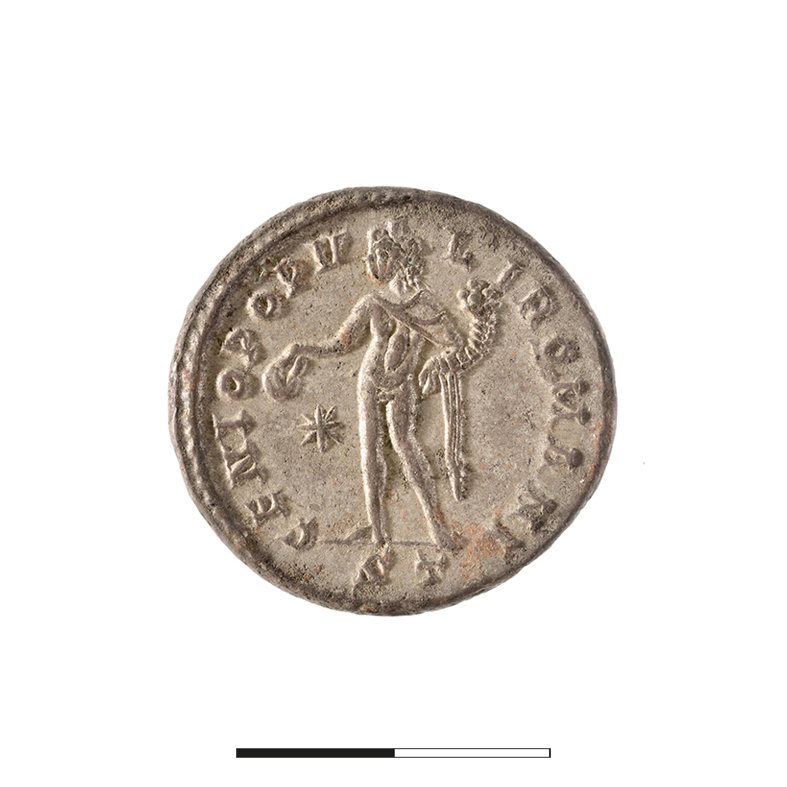
#> input picture data/dataTest1/11621 Revers.jpg, 787 x 787 px
$ jupyter execute preprocessing.ipynb
#> lines starting #> are read from the running program, lines starting #| are printed output that depends on the picture
### Animation montrant les différents paramètres pour le pré traitement

[cell 1]
from ipywidgets import interact_manual
import cv2 as cv
from pathlib import Path
import matplotlib.pyplot as plt

[cell 2]
path1 = Path("data/dataTest1/11621 Revers.jpg")
img1 = cv.imread(str(path1),cv.IMREAD_GRAYSCALE) # queryImage
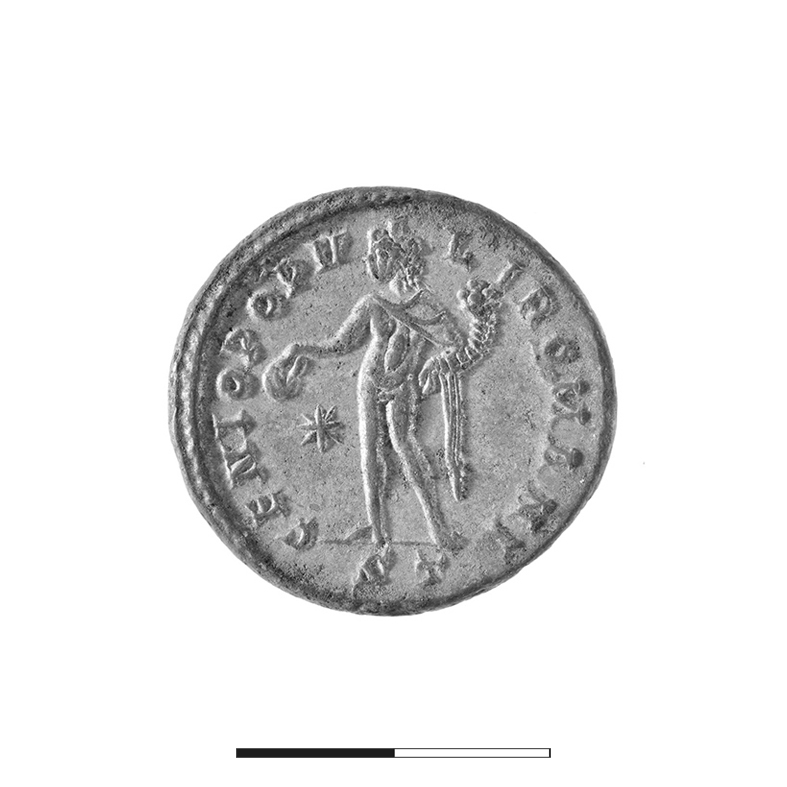
#> img1: shape (787, 787); min 3, max 255, mean 226.5
#> the sliders are set to clipLimit = 5.0, titleGridSize = 10, h = 25.0

[cell 3]
def showParam(clipLimit = 2,titleGridSize = 5,h=1):
#> called with clipLimit = 5, titleGridSize = 10, h = 25
    plt.figure(figsize=(10,10))

    # create a CLAHE object (Arguments are optional).
    clahe = cv.createCLAHE(clipLimit=clipLimit, tileGridSize=(titleGridSize,titleGridSize))
    imgHist = clahe.apply(img1)
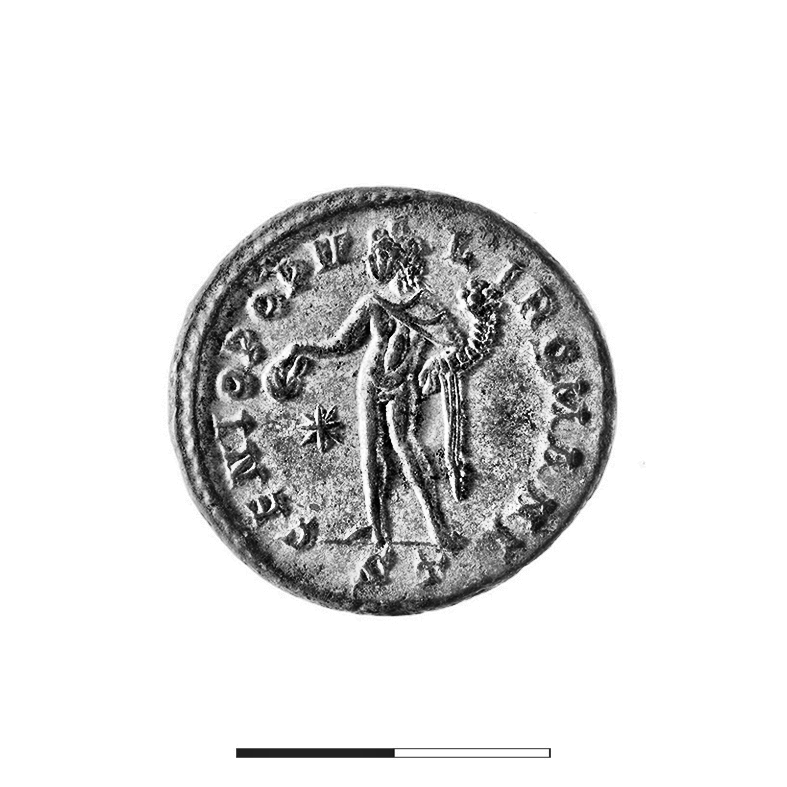
#> imgHist: shape (787, 787); min 0, max 255, mean 222.9
    imgDenoised =  cv.fastNlMeansDenoising(imgHist,None,h)

    image_rgb = cv.cvtColor(img1, cv.COLOR_BGR2RGB)
    imgDenoised_rgb = cv.cvtColor(imgDenoised, cv.COLOR_BGR2RGB)

    # Display the image inline in Jupyter Notebook
    lim = 360
    imgOut = cv.hconcat([img1[:,:lim],imgDenoised[:,lim:]])
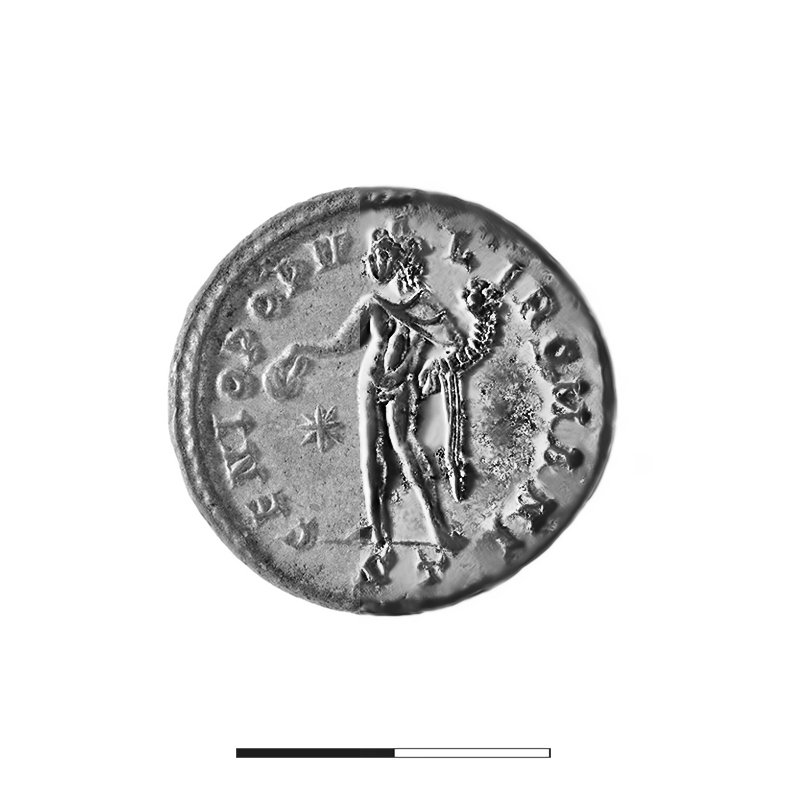
#> imgOut: shape (787, 787); min 0, max 255, mean 224

    imgOut_rgb = cv.cvtColor(imgOut, cv.COLOR_BGR2RGB)
    plt.imshow(imgOut_rgb)
